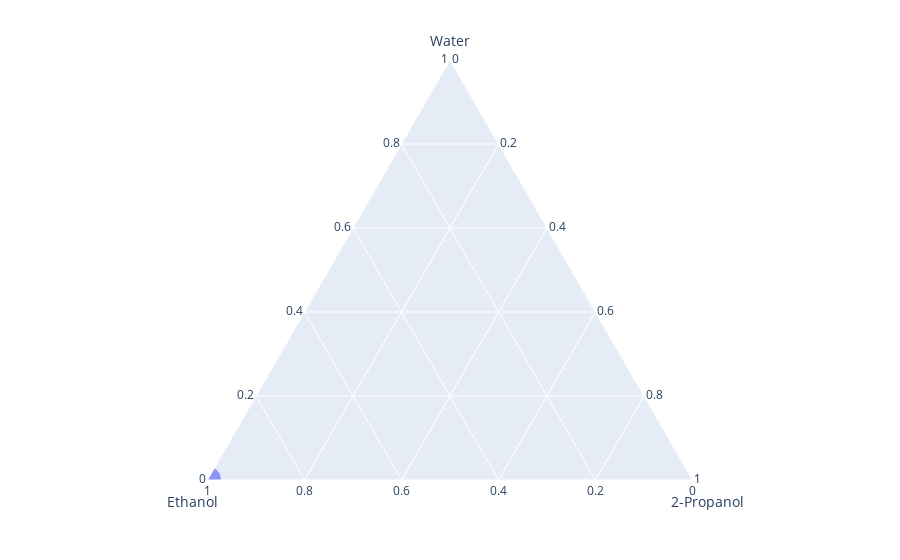
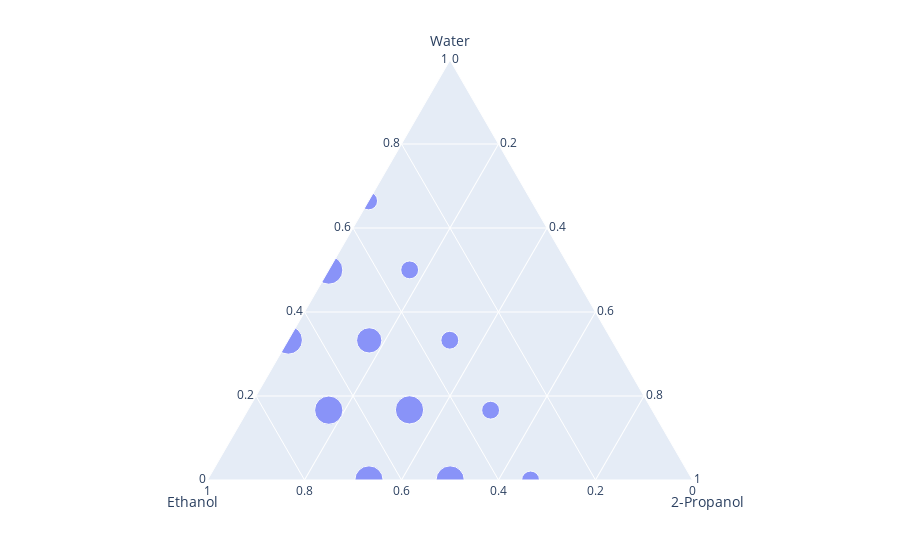
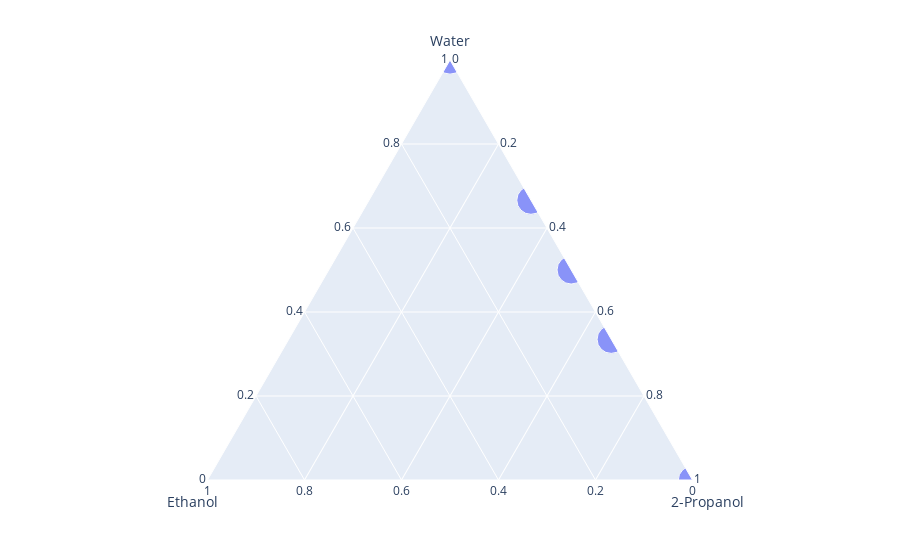
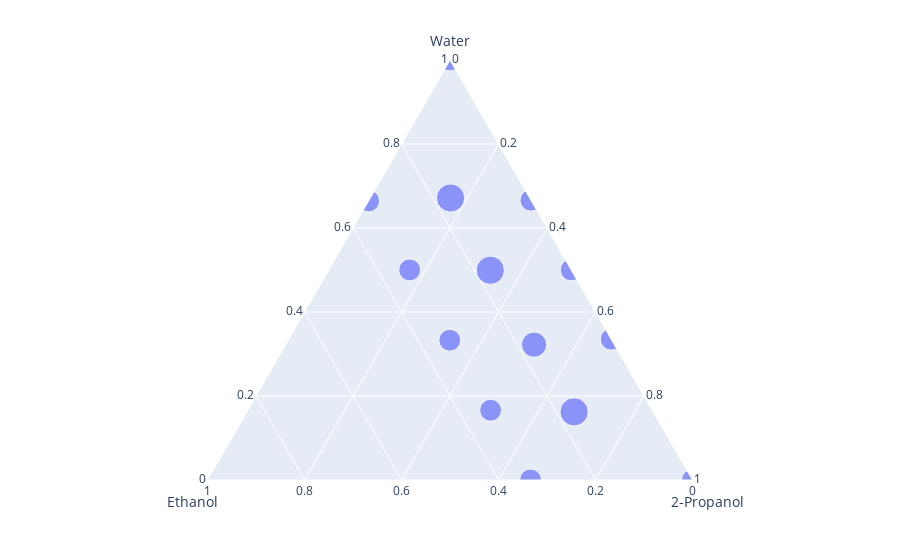

Write notebook code for charts like these, in order.
### Code cell
#plot ternary plot and histogram of temperature for each cluster
for cluster in splits:
    unique_components = components_labelled.iloc[cluster].groupby(components_labelled.columns.tolist(),as_index=False).size()
    fig = px.scatter_ternary(unique_components,a = "Water", b = "Ethanol", c = "2-Propanol",size = "size")
    fig.show()
    plt.hist(temperatures[cluster],bins = 11)
    plt.show()

### Figure 1 — Plotly figure (JSON) as saved in the notebook; plotly's stock layout.template omitted (floating-point values rounded to 4 significant figures)
{"data": [{"a": [0], "b": [1], "c": [0], "hovertemplate": "Water=%{a}<br>Ethanol=%{b}<br>2-Propanol=%{c}<br>size=%{marker.size}<extra></extra>", "legendgroup": "", "marker": {"color": "#636efa", "size": [5], "sizemode": "area", "sizeref": 0.0125, "symbol": "circle"}, "mode": "markers", "name": "", "showlegend": false, "subplot": "ternary", "type": "scatterternary"}], "layout": {"legend": {"itemsizing": "constant", "tracegroupgap": 0}, "margin": {"t": 60}, "ternary": {"aaxis": {"title": {"text": "Water"}}, "baxis": {"title": {"text": "Ethanol"}}, "caxis": {"title": {"text": "2-Propanol"}}, "domain": {"x": [0, 1], "y": [0, 1]}}}}

### Figure 2 — Plotly figure (JSON) as saved in the notebook; plotly's stock layout.template omitted (floating-point values rounded to 4 significant figures)
{"data": [{"a": [0, 0, 0, 0.1662, 0.1663, 0.167, 0.3324, 0.3328, 0.3332, 0.4998, 0.5003, 0.6644], "b": [0.3339, 0.4997, 0.6671, 0.3331, 0.6669, 0.5, 0.5003, 0.334, 0.6668, 0.5002, 0.333, 0.3356], "c": [0.6661, 0.5003, 0.3329, 0.5006, 0.1668, 0.333, 0.1672, 0.3331, 0, 0, 0.1667, 0], "hovertemplate": "Water=%{a}<br>Ethanol=%{b}<br>2-Propanol=%{c}<br>size=%{marker.size}<extra></extra>", "legendgroup": "", "marker": {"color": "#636efa", "size": [2, 5, 5, 2, 5, 5, 4, 2, 5, 5, 2, 2], "sizemode": "area", "sizeref": 0.0125, "symbol": "circle"}, "mode": "markers", "name": "", "showlegend": false, "subplot": "ternary", "type": "scatterternary"}], "layout": {"legend": {"itemsizing": "constant", "tracegroupgap": 0}, "margin": {"t": 60}, "ternary": {"aaxis": {"title": {"text": "Water"}}, "baxis": {"title": {"text": "Ethanol"}}, "caxis": {"title": {"text": "2-Propanol"}}, "domain": {"x": [0, 1], "y": [0, 1]}}}}

### Figure 3 — Plotly figure (JSON) as saved in the notebook; plotly's stock layout.template omitted (floating-point values rounded to 4 significant figures)
{"data": [{"a": [0, 0.3351, 0.5003, 0.6663, 1], "b": [0, 0, 0, 0, 0], "c": [1, 0.6649, 0.4997, 0.3337, 0], "hovertemplate": "Water=%{a}<br>Ethanol=%{b}<br>2-Propanol=%{c}<br>size=%{marker.size}<extra></extra>", "legendgroup": "", "marker": {"color": "#636efa", "size": [2, 2, 2, 2, 2], "sizemode": "area", "sizeref": 0.005, "symbol": "circle"}, "mode": "markers", "name": "", "showlegend": false, "subplot": "ternary", "type": "scatterternary"}], "layout": {"legend": {"itemsizing": "constant", "tracegroupgap": 0}, "margin": {"t": 60}, "ternary": {"aaxis": {"title": {"text": "Water"}}, "baxis": {"title": {"text": "Ethanol"}}, "caxis": {"title": {"text": "2-Propanol"}}, "domain": {"x": [0, 1], "y": [0, 1]}}}}

### Figure 4 — Plotly figure (JSON) as saved in the notebook; plotly's stock layout.template omitted (floating-point values rounded to 4 significant figures)
{"data": [{"a": [0, 0, 0.1622, 0.1662, 0.3222, 0.3328, 0.3351, 0.4994, 0.5003, 0.5003, 0.6644, 0.6663, 0.6715, 1], "b": [0, 0.3339, 0.163, 0.3331, 0.1655, 0.334, 0, 0.1672, 0.333, 0, 0.3356, 0, 0.1631, 0], "c": [1, 0.6661, 0.6748, 0.5006, 0.5123, 0.3331, 0.6649, 0.3334, 0.1667, 0.4997, 0, 0.3337, 0.1654, 0], "hovertemplate": "Water=%{a}<br>Ethanol=%{b}<br>2-Propanol=%{c}<br>size=%{marker.size}<extra></extra>", "legendgroup": "", "marker": {"color": "#636efa", "size": [3, 3, 5, 3, 4, 3, 3, 5, 3, 3, 3, 3, 5, 3], "sizemode": "area", "sizeref": 0.0125, "symbol": "circle"}, "mode": "markers", "name": "", "showlegend": false, "subplot": "ternary", "type": "scatterternary"}], "layout": {"legend": {"itemsizing": "constant", "tracegroupgap": 0}, "margin": {"t": 60}, "ternary": {"aaxis": {"title": {"text": "Water"}}, "baxis": {"title": {"text": "Ethanol"}}, "caxis": {"title": {"text": "2-Propanol"}}, "domain": {"x": [0, 1], "y": [0, 1]}}}}
